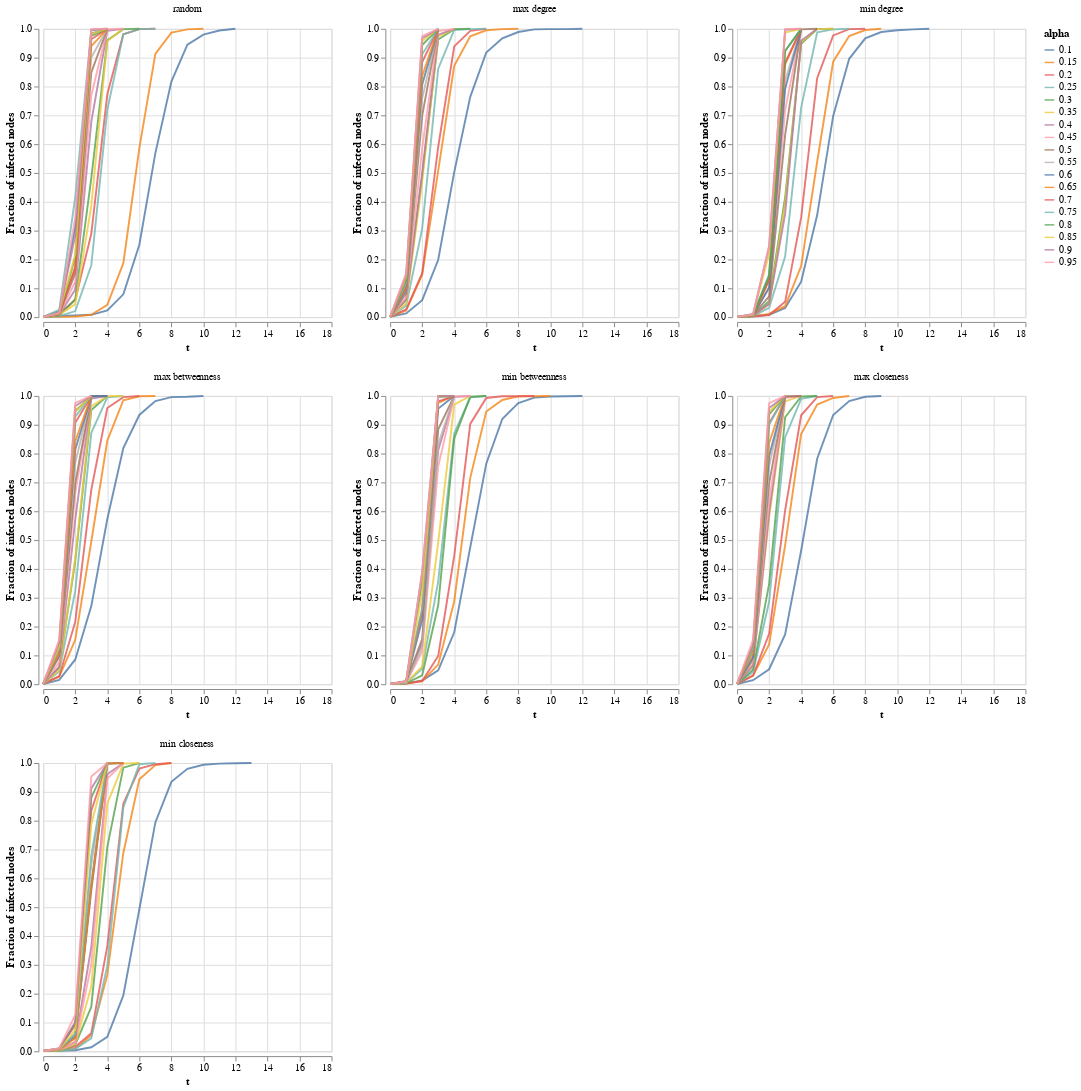

Notebook cell for this chart:
### Code cell
create_lineplot(new_df, 'BA')
